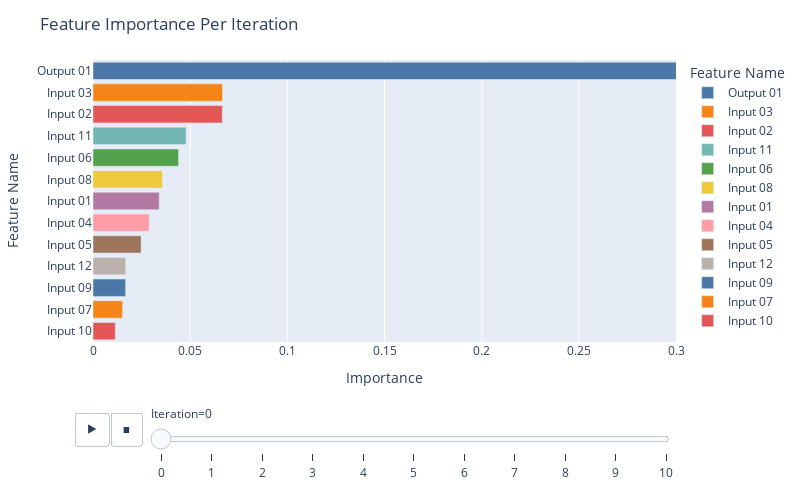

Notebook code cell kept with this figure:
### Code cell
fig = px.bar(
    df_imp,
    y="Feature Name",
    x="Importance",
    color="Feature Name",
    color_discrete_sequence=px.colors.qualitative.T10,
    animation_frame="Iteration",
    animation_group="Feature Name",
    orientation="h",
    range_x=[0,0.3]
)

fig.update_yaxes(categoryorder='total ascending')

fig.update_layout(
    autosize=False,
    width=800,
    height=500,
    title_text=f"Feature Importance Per Iteration",
    #paper_bgcolor='#2d3035',
    #plot_bgcolor='#2d3035', 
)


fig.show()

### Figure 1 — Plotly figure (JSON) as saved in the notebook; plotly's stock layout.template omitted (floating-point values rounded to 4 significant figures)
{"data": [{"alignmentgroup": "True", "hovertemplate": "Feature Name=%{y}<br>Iteration=0<br>Importance=%{x}<extra></extra>", "ids": ["Output 01"], "legendgroup": "Output 01", "marker": {"color": "#4C78A8", "pattern": {"shape": ""}}, "name": "Output 01", "offsetgroup": "Output 01", "orientation": "h", "showlegend": true, "textposition": "auto", "type": "bar", "x": [0.5912], "xaxis": "x", "y": ["Output 01"], "yaxis": "y"}, {"alignmentgroup": "True", "hovertemplate": "Feature Name=%{y}<br>Iteration=0<br>Importance=%{x}<extra></extra>", "ids": ["Input 03"], "legendgroup": "Input 03", "marker": {"color": "#F58518", "pattern": {"shape": ""}}, "name": "Input 03", "offsetgroup": "Input 03", "orientation": "h", "showlegend": true, "textposition": "auto", "type": "bar", "x": [0.06664], "xaxis": "x", "y": ["Input 03"], "yaxis": "y"}, {"alignmentgroup": "True", "hovertemplate": "Feature Name=%{y}<br>Iteration=0<br>Importance=%{x}<extra></extra>", "ids": ["Input 02"], "legendgroup": "Input 02", "marker": {"color": "#E45756", "pattern": {"shape": ""}}, "name": "Input 02", "offsetgroup": "Input 02", "orientation": "h", "showlegend": true, "textposition": "auto", "type": "bar", "x": [0.06653], "xaxis": "x", "y": ["Input 02"], "yaxis": "y"}, {"alignmentgroup": "True", "hovertemplate": "Feature Name=%{y}<br>Iteration=0<br>Importance=%{x}<extra></extra>", "ids": ["Input 11"], "legendgroup": "Input 11", "marker": {"color": "#72B7B2", "pattern": {"shape": ""}}, "name": "Input 11", "offsetgroup": "Input 11", "orientation": "h", "showlegend": true, "textposition": "auto", "type": "bar", "x": [0.04787], "xaxis": "x", "y": ["Input 11"], "yaxis": "y"}, {"alignmentgroup": "True", "hovertemplate": "Feature Name=%{y}<br>Iteration=0<br>Importance=%{x}<extra></extra>", "ids": ["Input 06"], "legendgroup": "Input 06", "marker": {"color": "#54A24B", "pattern": {"shape": ""}}, "name": "Input 06", "offsetgroup": "Input 06", "orientation": "h", "showlegend": true, "textposition": "auto", "type": "bar", "x": [0.04404], "xaxis": "x", "y": ["Input 06"], "yaxis": "y"}, {"alignmentgroup": "True", "hovertemplate": "Feature Name=%{y}<br>Iteration=0<br>Importance=%{x}<extra></extra>", "ids": ["Input 08"], "legendgroup": "Input 08", "marker": {"color": "#EECA3B", "pattern": {"shape": ""}}, "name": "Input 08", "offsetgroup": "Input 08", "orientation": "h", "showlegend": true, "textposition": "auto", "type": "bar", "x": [0.03575], "xaxis": "x", "y": ["Input 08"], "yaxis": "y"}, {"alignmentgroup": "True", "hovertemplate": "Feature Name=%{y}<br>Iteration=0<br>Importance=%{x}<extra></extra>", "ids": ["Input 01"], "legendgroup": "Input 01", "marker": {"color": "#B279A2", "pattern": {"shape": ""}}, "name": "Input 01", "offsetgroup": "Input 01", "orientation": "h", "showlegend": true, "textposition": "auto", "type": "bar", "x": [0.03408], "xaxis": "x", "y": ["Input 01"], "yaxis": "y"}, {"alignmentgroup": "True", "hovertemplate": "Feature Name=%{y}<br>Iteration=0<br>Importance=%{x}<extra></extra>", "ids": ["Input 04"], "legendgroup": "Input 04", "marker": {"color": "#FF9DA6", "pattern": {"shape": ""}}, "name": "Input 04", "offsetgroup": "Input 04", "orientation": "h", "showlegend": true, "textposition": "auto", "type": "bar", "x": [0.0289], "xaxis": "x", "y": ["Input 04"], "yaxis": "y"}, {"alignmentgroup": "True", "hovertemplate": "Feature Name=%{y}<br>Iteration=0<br>Importance=%{x}<extra></extra>", "ids": ["Input 05"], "legendgroup": "Input 05", "marker": {"color": "#9D755D", "pattern": {"shape": ""}}, "name": "Input 05", "offsetgroup": "Input 05", "orientation": "h", "showlegend": true, "textposition": "auto", "type": "bar", "x": [0.02474], "xaxis": "x", "y": ["Input 05"], "yaxis": "y"}, {"alignmentgroup": "True", "hovertemplate": "Feature Name=%{y}<br>Iteration=0<br>Importance=%{x}<extra></extra>", "ids": ["Input 12"], "legendgroup": "Input 12", "marker": {"color": "#BAB0AC", "pattern": {"shape": ""}}, "name": "Input 12", "offsetgroup": "Input 12", "orientation": "h", "showlegend": true, "textposition": "auto", "type": "bar", "x": [0.01683], "xaxis": "x", "y": ["Input 12"], "yaxis": "y"}, {"alignmentgroup": "True", "hovertemplate": "Feature Name=%{y}<br>Iteration=0<br>Importance=%{x}<extra></extra>", "ids": ["Input 09"], "legendgroup": "Input 09", "marker": {"color": "#4C78A8", "pattern": {"shape": ""}}, "name": "Input 09", "offsetgroup": "Input 09", "orientation": "h", "showlegend": true, "textposition": "auto", "type": "bar", "x": [0.01679], "xaxis": "x", "y": ["Input 09"], "yaxis": "y"}, {"alignmentgroup": "True", "hovertemplate": "Feature Name=%{y}<br>Iteration=0<br>Importance=%{x}<extra></extra>", "ids": ["Input 07"], "legendgroup": "Input 07", "marker": {"color": "#F58518", "pattern": {"shape": ""}}, "name": "Input 07", "offsetgroup": "Input 07", "orientation": "h", "showlegend": true, "textposition": "auto", "type": "bar", "x": [0.01522], "xaxis": "x", "y": ["Input 07"], "yaxis": "y"}, {"alignmentgroup": "True", "hovertemplate": "Feature Name=%{y}<br>Iteration=0<br>Importance=%{x}<extra></extra>", "ids": ["Input 10"], "legendgroup": "Input 10", "marker": {"color": "#E45756", "pattern": {"shape": ""}}, "name": "Input 10", "offsetgroup": "Input 10", "orientation": "h", "showlegend": true, "textposition": "auto", "type": "bar", "x": [0.01146], "xaxis": "x", "y": ["Input 10"], "yaxis": "y"}], "layout": {"autosize": false, "barmode": "relative", "height": 500, "legend": {"title": {"text": "Feature Name"}, "tracegroupgap": 0}, "margin": {"t": 60}, "sliders": [{"active": 0, "currentvalue": {"prefix": "Iteration="}, "len": 0.9, "pad": {"b": 10, "t": 60}, "steps": [{"args": [["0"], {"frame": {"duration": 0, "redraw": true}, "fromcurrent": true, "mode": "immediate", "transition": {"duration": 0, "easing": "linear"}}], "label": "0", "method": "animate"}, {"args": [["1"], {"frame": {"duration": 0, "redraw": true}, "fromcurrent": true, "mode": "immediate", "transition": {"duration": 0, "easing": "linear"}}], "label": "1", "method": "animate"}, {"args": [["2"], {"frame": {"duration": 0, "redraw": true}, "fromcurrent": true, "mode": "immediate", "transition": {"duration": 0, "easing": "linear"}}], "label": "2", "method": "animate"}, {"args": [["3"], {"frame": {"duration": 0, "redraw": true}, "fromcurrent": true, "mode": "immediate", "transition": {"duration": 0, "easing": "linear"}}], "label": "3", "method": "animate"}, {"args": [["4"], {"frame": {"duration": 0, "redraw": true}, "fromcurrent": true, "mode": "immediate", "transition": {"duration": 0, "easing": "linear"}}], "label": "4", "method": "animate"}, {"args": [["5"], {"frame": {"duration": 0, "redraw": true}, "fromcurrent": true, "mode": "immediate", "transition": {"duration": 0, "easing": "linear"}}], "label": "5", "method": "animate"}, {"args": [["6"], {"frame": {"duration": 0, "redraw": true}, "fromcurrent": true, "mode": "immediate", "transition": {"duration": 0, "easing": "linear"}}], "label": "6", "method": "animate"}, {"args": [["7"], {"frame": {"duration": 0, "redraw": true}, "fromcurrent": true, "mode": "immediate", "transition": {"duration": 0, "easing": "linear"}}], "label": "7", "method": "animate"}, {"args": [["8"], {"frame": {"duration": 0, "redraw": true}, "fromcurrent": true, "mode": "immediate", "transition": {"duration": 0, "easing": "linear"}}], "label": "8", "method": "animate"}, {"args": [["9"], {"frame": {"duration": 0, "redraw": true}, "fromcurrent": true, "mode": "immediate", "transition": {"duration": 0, "easing": "linear"}}], "label": "9", "method": "animate"}, {"args": [["10"], {"frame": {"duration": 0, "redraw": true}, "fromcurrent": true, "mode": "immediate", "transition": {"duration": 0, "easing": "linear"}}], "label": "10", "method": "animate"}], "x": 0.1, "xanchor": "left", "y": 0, "yanchor": "top"}], "title": {"text": "Feature Importance Per Iteration"}, "updatemenus": [{"buttons": [{"args": [null, {"frame": {"duration": 500, "redraw": true}, "fromcurrent": true, "mode": "immediate", "transition": {"duration": 500, "easing": "linear"}}], "label": "&#9654;", "method": "animate"}, {"args": [[null], {"frame": {"duration": 0, "redraw": true}, "fromcurrent": true, "mode": "immediate", "transition": {"duration": 0, "easing": "linear"}}], "label": "&#9724;", "method": "animate"}], "direction": "left", "pad": {"r": 10, "t": 70}, "showactive": false, "type": "buttons", "x": 0.1, "xanchor": "right", "y": 0, "yanchor": "top"}], "width": 800, "xaxis": {"anchor": "y", "domain": [0, 1], "range": [0, 0.3], "title": {"text": "Importance"}, "type": "linear"}, "yaxis": {"anchor": "x", "autorange": true, "categoryarray": ["Input 10", "Input 07", "Input 09", "Input 12", "Input 05", "Input 04", "Input 01", "Input 08", "Input 06", "Input 11", "Input 02", "Input 03", "Output 01"], "categoryorder": "total ascending", "domain": [0, 1], "range": [-0.5, 12.5], "title": {"text": "Feature Name"}, "type": "category"}}}
